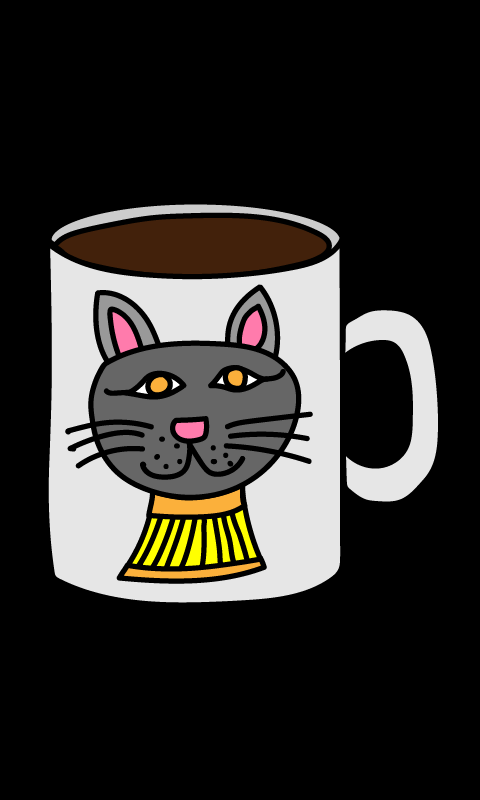

Tiled map render using the project's own tile images. Description and the map definition, with tile-layer contents summarised, below:
An orthogonal 60x100 tile map with 8x8 px tiles, 1 tile layer (Tile Layer 1), 2 tilesets and 179 objects.

<map version="1.4" tiledversion="1.4.3" orientation="orthogonal" renderorder="left-down" width="60" height="100" tilewidth="8" tileheight="8" infinite="0" nextlayerid="4" nextobjectid="273">
 <tileset firstgid="1" name="zombie" tilewidth="8" tileheight="8" tilecount="13200" columns="60">
  <image source="zombie.png" width="480" height="1760" />
 </tileset>
 <tileset firstgid="13201" name="zombie2" tilewidth="8" tileheight="8" tilecount="13200" columns="60">
  <image source="zombie2.png" width="480" height="1760" />
 </tileset>
 <objectgroup id="2" name="PiirtoPisteet">
  <object id="1" x="56.8235" y="578.482">
   <point />
  </object>
  <object id="2" x="66.1388" y="584.071">
   <point />
  </object>
  <object id="3" x="78.2487" y="588.728">
   <point />
  </object>
  <object id="4" x="91.2902" y="593.386">
   <point />
  </object>
  <object id="5" x="108.058" y="598.975">
   <point />
  </object>
  <object id="6" x="126.688" y="602.701">
   <point />
  </object>
  <object id="7" x="145.319" y="605.496">
   <point />
  </object>
  <object id="8" x="163.95" y="607.359">
   <point />
  </object>
  <object id="9" x="180.717" y="606.428">
   <point />
  </object>
  <object id="10" x="197.485" y="606.428">
   <point />
  </object>
  <object id="11" x="217.047" y="605.496">
   <point />
  </object>
  <object id="12" x="234.746" y="607.359">
   <point />
  </object>
  <object id="13" x="244.993" y="604.565">
   <point />
  </object>
  <object id="14" x="262.692" y="602.701">
   <point />
  </object>
  <object id="15" x="276.665" y="598.044">
   <point />
  </object>
  <object id="16" x="287.844" y="595.249">
   <point />
  </object>
  <object id="17" x="302.748" y="593.386">
   <point />
  </object>
  <object id="18" x="313.926" y="588.728">
   <point />
  </object>
  <object id="19" x="327.899" y="582.208">
   <point />
  </object>
  <object id="20" x="338.146" y="574.755">
   <point />
  </object>
  <object id="21" x="342.804" y="565.44">
   <point />
  </object>
  <object id="22" x="343.735" y="546.81">
   <point />
  </object>
  <object id="23" x="343.735" y="530.042">
   <point />
  </object>
  <object id="24" x="345.599" y="509.548">
   <point />
  </object>
  <object id="25" x="346.53" y="492.781">
   <point />
  </object>
  <object id="26" x="353.051" y="489.986">
   <point />
  </object>
  <object id="27" x="360.503" y="500.233">
   <point />
  </object>
  <object id="28" x="370.75" y="503.027">
   <point />
  </object>
  <object id="29" x="383.791" y="505.822">
   <point />
  </object>
  <object id="30" x="397.764" y="502.096">
   <point />
  </object>
  <object id="31" x="412.669" y="496.507">
   <point />
  </object>
  <object id="32" x="425.71" y="484.397">
   <point />
  </object>
  <object id="33" x="432.231" y="473.218">
   <point />
  </object>
  <object id="34" x="436.889" y="457.382">
   <point />
  </object>
  <object id="35" x="440.615" y="442.478">
   <point />
  </object>
  <object id="36" x="441.546" y="425.71">
   <point />
  </object>
  <object id="37" x="444.341" y="411.737">
   <point />
  </object>
  <object id="38" x="443.409" y="391.244">
   <point />
  </object>
  <object id="39" x="440.615" y="376.339">
   <point />
  </object>
  <object id="40" x="435.957" y="353.982">
   <point />
  </object>
  <object id="41" x="432.231" y="339.078">
   <point />
  </object>
  <object id="42" x="424.779" y="326.036">
   <point />
  </object>
  <object id="43" x="410.806" y="312.995">
   <point />
  </object>
  <object id="44" x="419.19" y="315.789">
   <point />
  </object>
  <object id="45" x="401.49" y="309.269">
   <point />
  </object>
  <object id="46" x="392.175" y="309.269">
   <point />
  </object>
  <object id="47" x="381.928" y="307.406">
   <point />
  </object>
  <object id="48" x="369.818" y="310.2">
   <point />
  </object>
  <object id="49" x="360.503" y="313.926">
   <point />
  </object>
  <object id="50" x="351.188" y="319.516">
   <point />
  </object>
  <object id="51" x="345.599" y="323.242">
   <point />
  </object>
  <object id="52" x="350.256" y="354.914">
   <point />
  </object>
  <object id="53" x="360.503" y="351.188">
   <point />
  </object>
  <object id="54" x="375.408" y="346.53">
   <point />
  </object>
  <object id="55" x="390.312" y="342.804">
   <point />
  </object>
  <object id="56" x="401.49" y="353.051">
   <point />
  </object>
  <object id="57" x="406.148" y="366.092">
   <point />
  </object>
  <object id="58" x="408.943" y="381.928">
   <point />
  </object>
  <object id="59" x="410.806" y="395.901">
   <point />
  </object>
  <object id="60" x="410.806" y="417.327">
   <point />
  </object>
  <object id="61" x="408.011" y="431.299">
   <point />
  </object>
  <object id="62" x="407.08" y="441.546">
   <point />
  </object>
  <object id="63" x="402.422" y="454.588">
   <point />
  </object>
  <object id="64" x="390.312" y="462.04">
   <point />
  </object>
  <object id="65" x="371.681" y="462.972">
   <point />
  </object>
  <object id="66" x="356.777" y="457.382">
   <point />
  </object>
  <object id="67" x="346.53" y="449.93">
   <point />
  </object>
  <object id="68" x="343.735" y="351.188">
   <point />
  </object>
  <object id="69" x="343.735" y="369.818">
   <point />
  </object>
  <object id="70" x="344.667" y="380.997">
   <point />
  </object>
  <object id="71" x="344.667" y="404.285">
   <point />
  </object>
  <object id="72" x="344.667" y="411.737">
   <point />
  </object>
  <object id="73" x="341.872" y="420.121">
   <point />
  </object>
  <object id="74" x="342.804" y="445.272">
   <point />
  </object>
  <object id="75" x="344.667" y="460.177">
   <point />
  </object>
  <object id="76" x="342.804" y="425.71">
   <point />
  </object>
  <object id="77" x="344.667" y="383.791">
   <point />
  </object>
  <object id="78" x="342.804" y="333.489">
   <point />
  </object>
  <object id="79" x="342.804" y="306.474">
   <point />
  </object>
  <object id="80" x="346.53" y="283.186">
   <point />
  </object>
  <object id="81" x="343.735" y="260.829">
   <point />
  </object>
  <object id="82" x="343.735" y="248.719">
   <point />
  </object>
  <object id="83" x="343.735" y="237.541">
   <point />
  </object>
  <object id="84" x="334.42" y="249.651">
   <point />
  </object>
  <object id="85" x="327.899" y="252.445">
   <point />
  </object>
  <object id="86" x="320.447" y="259.898">
   <point />
  </object>
  <object id="87" x="307.406" y="265.487">
   <point />
  </object>
  <object id="88" x="293.433" y="267.35">
   <point />
  </object>
  <object id="89" x="281.323" y="271.076">
   <point />
  </object>
  <object id="90" x="272.007" y="272.007">
   <point />
  </object>
  <object id="91" x="258.966" y="273.871">
   <point />
  </object>
  <object id="92" x="243.13" y="276.665">
   <point />
  </object>
  <object id="93" x="225.431" y="278.528">
   <point />
  </object>
  <object id="94" x="211.458" y="278.528">
   <point />
  </object>
  <object id="95" x="195.622" y="279.46">
   <point />
  </object>
  <object id="96" x="179.786" y="280.391">
   <point />
  </object>
  <object id="97" x="161.155" y="279.46">
   <point />
  </object>
  <object id="98" x="144.388" y="277.597">
   <point />
  </object>
  <object id="99" x="122.962" y="276.665">
   <point />
  </object>
  <object id="100" x="110.852" y="272.007">
   <point />
  </object>
  <object id="101" x="95.9478" y="269.213">
   <point />
  </object>
  <object id="102" x="81.9748" y="265.487">
   <point />
  </object>
  <object id="103" x="69.8649" y="259.898">
   <point />
  </object>
  <object id="104" x="56.8235" y="251.514">
   <point />
  </object>
  </objectgroup>
 <objectgroup id="3" name="VoittoPisteet">
  <!-- 24 objects omitted --></objectgroup>
 <layer id="1" name="Tile Layer 1" width="60" height="100">
  <data>[6000 cells, 5580 non-empty, 5580 distinct tile ids]</data>
 </layer>
</map>
<!-- 75 of 179 objects omitted -->
